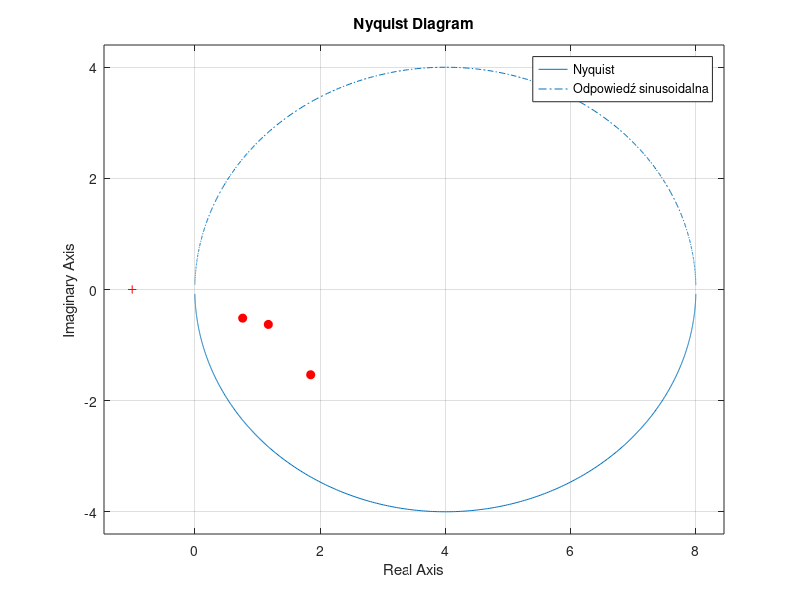
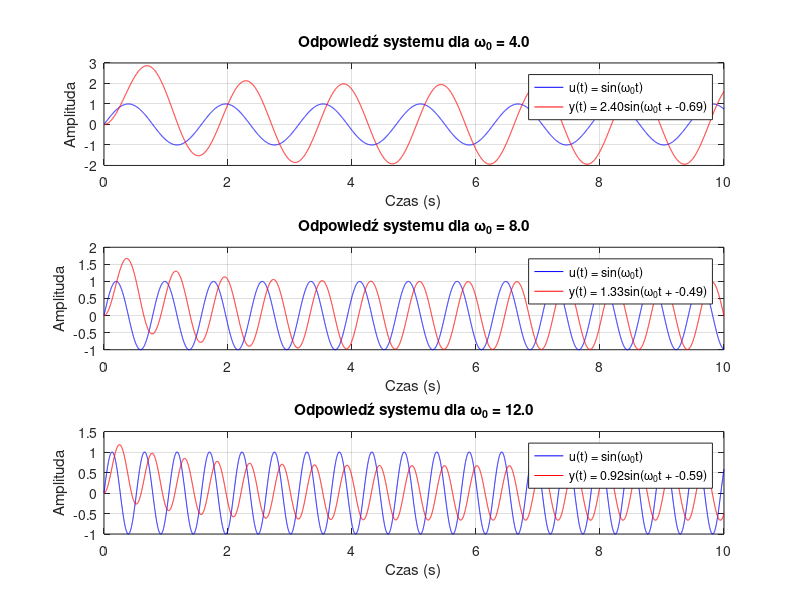

Recreate these plots in MATLAB, in order.
G = tf(8,[1 1]);
%generowanie charakterystyki nesquika
nyquist(G);
hold on;
grid on
figure;
%punkty ręcznej charakterystyki
real_part = [];
imag_part = [];

t = 0:0.001:10; %czas symulacji
w0Tab = [4,8,12]; %wartości w0
for w0 = w0Tab
    u = sin(w0 * t); %sygnał wejściowy
    [y, t_out, ~] = lsim(G, u, t);%odp sys na syg wej
    A = (max(y) - min(y))/2;%amplityda
    phi = angle(fft(y));
    phi = phi(2);  %przesunięcie
    real_part = [real_part, A * cos(phi)];
    imag_part = [imag_part, A * sin(phi)];
    %wyniki symulacji
    subplot(length(w0Tab), 1, find(w0Tab == w0));
    plot(t, u, 'b', 'DisplayName', 'u(t) = sin(\omega_0t)');
    hold on;
    plot(t, y, 'r', 'DisplayName', sprintf('y(t) = %.2fsin(\\omega_0t + %.2f)', A, phi));
    title(sprintf('Odpowiedź systemu dla \\omega_0 = %.1f', w0));
    xlabel('Czas (s)');
    ylabel('Amplituda');
    legend('show');
    grid on;
end
% Nanoszenie punktów na wykres Nyquista
figure(1);
plot(real_part, imag_part, 'ro', 'MarkerFaceColor', 'r');
legend('Nyquist', 'Odpowiedź sinusoidalna');
hold off;